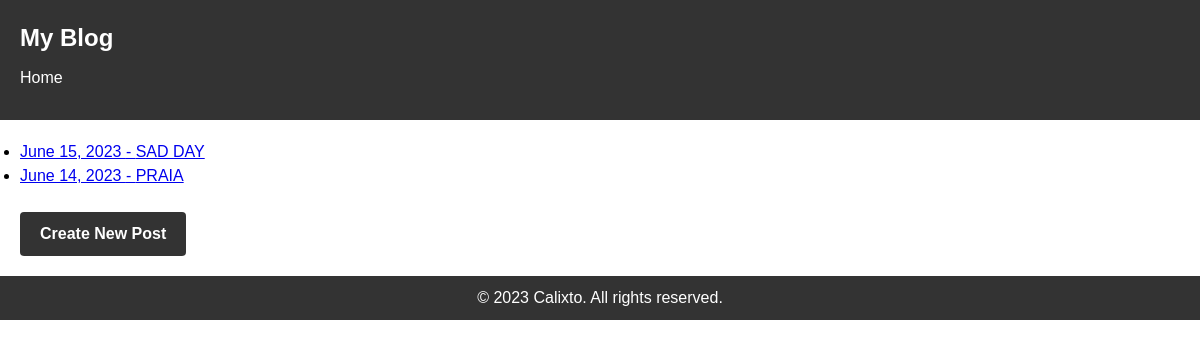
/blog/, run on an earlier commit of the app's database.
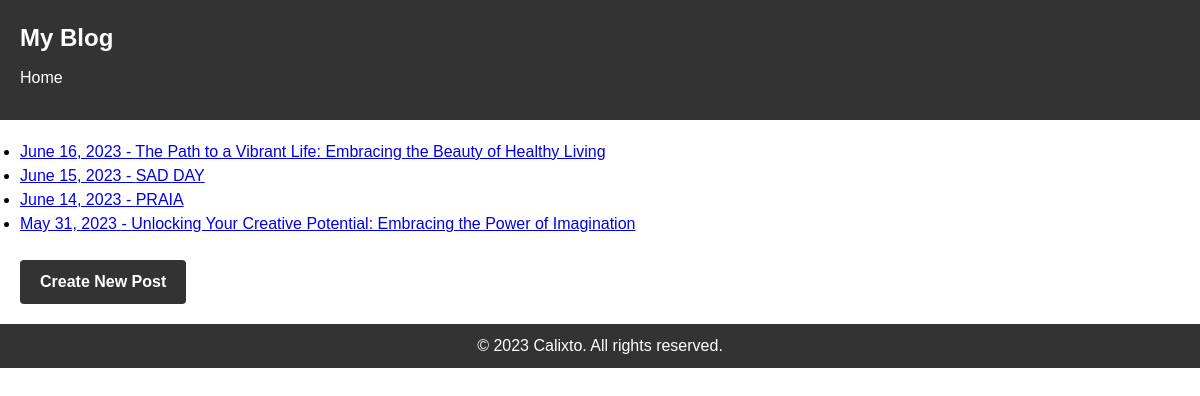
And on a later commit of the database.
### blog/models.py (models this page shows, shortened)
class Post(models.Model):
    post_text = models.TextField()
    post_title = models.CharField(max_length=200)
    pub_date = models.DateTimeField()
    photo = models.ImageField(upload_to='post_images/', null=True, blank=True)

### blog/views.py (the view)
# urls.py: path("", views.IndexView.as_view(), name="index"),
class IndexView(generic.ListView):
    model = Post
    template_name = "blog/index.html"
    def get_queryset(self):
        return Post.objects.filter(pub_date__lte=timezone.now()).order_by("-pub_date")

### blog/templates/blog/index.html (shortened to what this page needs)
{% load static %}
<!DOCTYPE html>
<html>
<head>
    <link rel="stylesheet"  href="{% static 'blog/style.css' %}">
</head>
<body>
    <header>
        <h1>My Blog</h1>
        <nav>
            <ul>
                <li><a href="{% url 'blog:index' %}">Home</a></li>
            </ul>
        </nav>
    </header>
    <main>
        {% block content %}
            {% if post_list %}
                <ul>
                {% for post in post_list %}
                <li><a href="{% url 'blog:detail' post.id %}">{{ post.pub_date|date }} - {{ post.post_title }}</a></li>
                {% endfor %}
                </ul>
            {% else %}
                <p>No posts are available!!.</p>
            {% endif %}
            <br>
            <a href="{% url 'blog:create.post' %}" class="new-post-button">Create New Post</a>
        {% endblock %}
    </main>
    <footer>
        <p>&copy; 2023 Calixto. All rights reserved.</p>
    </footer>
</body>
</html>

### blog/static/blog/style.css (style rules this page uses)
body, h1, h2, h3, h4, h5, h6, p, ul, li { margin: 0; padding: 0; }
body { font-family: Arial, sans-serif; font-size: 16px; line-height: 1.5; }
header { background-color: #333; color: #fff; padding: 20px; }
header h1 { margin: 0; font-size: 24px; }
nav ul { list-style-type: none; margin: 10px 0; padding: 0; }
nav ul li { display: inline; margin-right: 10px; }
nav ul li a { color: #fff; text-decoration: none; }
main { padding: 20px; }
footer { background-color: #333; color: #fff; padding: 10px; text-align: center; }
footer p { margin: 0; }
.new-post-button { display: inline-block; padding: 10px 20px; background-color: #333; color: #fff; text-decoration: none; border-radius: 4px; font-weight: bold; transition: background-color 0.3s; }

What changed in the data, as far as the page shows it:
added Post: pub_date "June 16, 2023", post_title "The Path to a Vibrant Life: Embracing the Beauty of Healthy Living"
added Post: pub_date "May 31, 2023", post_title "Unlocking Your Creative Potential: Embracing the Power of Imagination"
